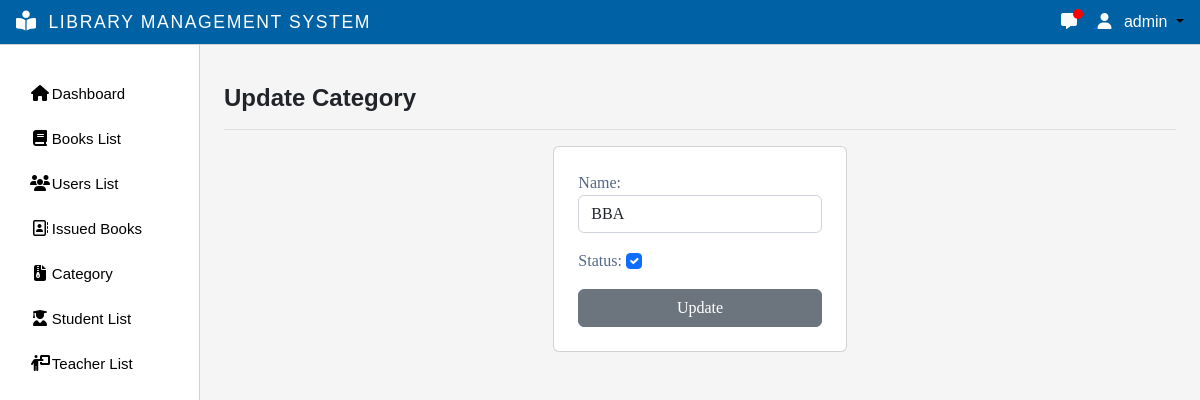
Screenshot of /update-category/1/ (signed in) with the database file from the repository.
### myapp/models.py (models this page shows, shortened)
class CustomUser(AbstractUser):
    email = models.EmailField(max_length=255, unique=True)
    username = models.CharField(max_length=50, unique=True)
    first_name = models.CharField(null=True, blank=True, max_length=100)
    father_name= models.CharField(null=True, blank=True, max_length=100)
    last_name = models.CharField(null=True, blank=True, max_length=100)
    phone_number = models.CharField(max_length=16)
    user_id = models.CharField(max_length=50,null=True,blank=True)
    group = models.ForeignKey(Group, on_delete=models.CASCADE, default=2)
    gender = models.CharField(max_length=1,null=True,blank=True)
    USERNAME_FIELD = 'email'
    EMAIL_FIELD = 'email'
    REQUIRED_FIELDS = []
    objects = CutomUserManager()

class Category(models.Model):
    name = models.CharField(max_length=200)
    status = models.BooleanField(default=True)

### myapp/decorators.py (the view)
        def wrapper_func(request, *args, **kwargs):
            group = None
            if request.user.group:
                group = request.user.group.name
            if group in allowed_roles:
                return view_func(request, *args, **kwargs)
            else:
                return HttpResponse('Your are not authorized to view this page!')

### myapp/forms.py
class CategoryForm(forms.ModelForm):
    class Meta:
        model = Category
        fields =  ['name','status']
        widgets = {
            'name': forms.TextInput(attrs={'class': 'form-control'}),
            'status': forms.CheckboxInput(attrs={'class': 'form-check-input'}),
        }

### myapp/views.py (called while the page is built)
@allowed_users(allowed_roles=['admin'])
@login_required(login_url='login-page')
def update_category(request, id):
    category = Category.objects.get(pk=id)
    if request.method == 'POST':
        form = CategoryForm(request.POST, instance=category)
        if form.is_valid():
            form.save()
            return redirect('category-list')
    else:
        form = CategoryForm(instance=category)
    return render(request,'update_category.html',{'form':form})

### myapp/templates/update_category.html (shortened to what this page needs)
{% extends 'main.html' %}
{% block title %}Update Category{% endblock title %}
{% block content %}
<div class="container w-50">
    <div class="row">
        <div class="col col-8 offset-2">
            <div class="card">
                    <div class="card-body p-4">
                        <form action="" method="POST" enctype="multipart/form-data">
                        {{form.as_p}}
                        <input type="submit" value="Update" class="btn btn-secondary w-100 border-none">
                        </form>
                    </div>
            </div>
        </div>
    </div>
</div>
<br>
{% endblock content %}

### templates/navbar.html (shortened to what this page needs)
{% load static %}
{% load custom_tags %}
if {% if request.resolver_match.url_name == 'index' %}
<nav class="navbar navbar-expand-lg backgroundcolor fixed-top bg-light">
  <div class="container">
    <a href="{% url 'index' %}"><img src="{% static 'images/en.png' %}" class="w-48" alt=""></a>
    <button class="navbar-toggler" type="button" data-bs-toggle="collapse" data-bs-target="#navbarNav" aria-controls="navbarNav" aria-expanded="false" aria-label="Toggle navigation">
        <span class="navbar-toggler-icon"></span>
      </button>
      <div class="collapse navbar-collapse" id="navbarNav">
        <ul class="navbar-nav ms-auto">
          <li class="nav-item">
            <a class="nav-link fw-bolder " aria-current="page" href="{% url 'index' %}">Home</a>
          </li>
          <li class="nav-item">
            <div class="collapse navbar-collapse show" id="navbarNavDarkDropdown">
              <ul class="navbar-nav">
                <li class="nav-item dropdown ">
                  <a class="nav-link dropdown-toggle fw-bolder" href="{% url 'index' %}" id="navbarDarkDropdownMenuLink" role="button" data-bs-toggle="dropdown" aria-expanded="false">
                    Categories
                  </a>
                  <ul class="dropdown-menu dropdown-menu-light" aria-labelledby="navbarDarkDropdownMenuLink">
                    <li class="nav-item">
                      {% get_categories %}
                      <!-- {% for g in get_categories %}
                      {{g}}
                      {% endfor %} -->
                    </li>
                  </ul>
                </li>
              </ul>
            </div>
          </li>
          <li class="nav-item">
            <div class="collapse navbar-collapse show" id="navbarNavDarkDropdown">
              <ul class="navbar-nav">
                <li class="nav-item dropdown ">
                  <a class="nav-link dropdown-toggle fw-bolder" href="{% url 'index' %}" id="navbarDarkDropdownMenuLink" role="button" data-bs-toggle="dropdown" aria-expanded="false">
                    Links
                  </a>
                  <ul class="dropdown-menu dropdown-menu-light" aria-labelledby="navbarDarkDropdownMenuLink">
                    <li class="nav-item">
                      <a href="https://sppl.org" class="dropdown-item">Saint Paul Public Library</a>
                      <a href="https://cphlibrary.org/" class="dropdown-item">Clifton Park Halfmoon Library</a>
                      <a href="https://aadl.org/" class="dropdown-item">Ann Arbor District Library</a>
                      <a href="https://www.nypl.org/" class="dropdown-item">New York Public Library</a>
                      <a href="https://www.brooklinelibrary.org/" class="dropdown-item">Brookline Public Library</a>
                    </li>
                  </ul>
                </li>
              </ul>
            </div>
          </li>
          <li class="nav-item">
            <a class="nav-link fw-bolder" href="{% url 'contact-us' %}">Contact us</a>
          </li>
        </ul>
      </div>
    </div>
  </nav>
  {% else %}
<nav class="navbar navbar-expand-lg backgroundcolor fixed-top px-3 py-1 justify-content-between">
  <a class="navbar-brand" href="{% url 'admin-page' %}">
    <i class="fa-solid fa-book-open-reader navbar-icon "></i>
    <span class="ms-2 text-white">LIBRARY MANAGEMENT SYSTEM</span>
  </a>
  <div class="dropdown">
    {% if request.user.username %}
      {% if request.user.is_staff %}
      <a href="{% url 'message' %}">
          <i class="fa-solid fa-message me-3 text-light"></i>
          <span class="message-count"></span>
        </a>
      {% endif %}
        <a class="dropdown-toggle user-menu-item" data-bs-toggle="dropdown" aria-expanded="false">
          <i class="fa-solid fa-user me-2 text-white"></i>
            <span class="text-white">{{request.user.username}}</span>
        </a>
    {% endif %}
  </div>
</nav>
  {% endif %}

### static/css/main.css (style rules this page uses)
body { color: #566787; background: #f5f5f5; font-family: 'Varela Round', sans-serif; }
.text-white { color:#fff !important; }
body { overflow-y:scroll; }
.navbar-icon { margin-top: -9px !important; font-size: 20px !important; }

### static/css/style.css (style rules this page uses)
* { margin: 0; padding: 0; box-sizing: border-box; }
:root { --offconvas-width: 270px; --topNavbarHeight: 56px; }
.navbar-icon { color: white; }
.backgroundcolor { background-color: rgba(0,98, 165, 1); border-bottom:1px solid #d6d1d1; }
@media screen and (min-width: 1200px) { .ms-2 { font-size: 1.1rem !important; letter-spacing: 0.1rem; } }
@media (min-width : 920px) { .navbar-brand { font-size: 0.9rem !important; } }
@media (min-width : 390px) { .navbar-brand { font-size: 1rem !important ; } }
.user-menu-item { color:#000000; text-decoration:none; cursor: pointer; }
.card { font-family:auto; }
.message-count { position: absolute; left: 12px; top: -1px; width: 10px; height: 10px; border-radius: 50%; background-color: red; }

### rows the page displays
CustomUser: user.username "admin"
Category: name "BBA", status "☑"
